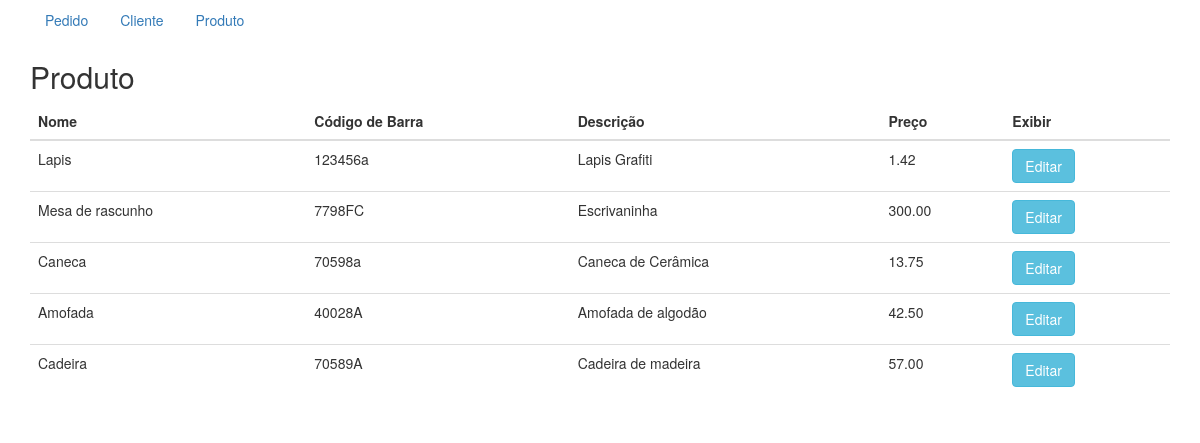
Screenshot of /listar.php?tabela=Produto with the database file from the repository.
### tables this page shows
CREATE TABLE `produto` (
  `cod_produto` int(4) NOT NULL,
  `nome_produto` varchar(100) NOT NULL,
  `cod_barra` varchar(20) NOT NULL,
  `preco` double(6,2) DEFAULT NULL,
  `descricao` varchar(1000) DEFAULT NULL
);

### conexao.php (called while the page is built, shortened)
<?php
    class Tabela {
        protected function select($tipo) {
            switch ($tipo) {
                case "Produto":
                    return (string) "SELECT cod_produto 'Código', nome_produto "
                            . "'Nome', cod_barra 'Código de Barra', descricao "
                            . "'Descrição', preco 'Preço' FROM produto WHERE "
                            . "cod_produto = ";
                break;
            }
        }
    }
    class Produto extends Tabela {
        public function select($cod_produto = null, $nome_produto =
                "nome_produto", $descricao = "descricao", $cod_barra =
                "cod_barra", $preco = "preco") {
            if ($cod_produto == null) {
                return (string) parent::select("Produto") . "cod_produto ORDER "
                        . "BY cod_produto DESC";
            } else {
                return (string) parent::select("Produto") . "$cod_produto AND "
                        . "nome_produto = $nome_produto  AND descricao = "
                        . "$descricao AND cod_barra = $cod_barra AND preco = "
                        . "$preco ORDER BY cod_produto DESC";
            }
        }
    }
    class Buider {
        public function Builder($tipo = null) {
            switch ($tipo) {
                case "Produto":
                    return new Produto();
                break;
            }
        }
    }
    $build = new Buider();
?>

### listar.php (the view, shortened to what this page needs)
        <?php
            require 'index.php';
            require 'conexao.php';
            $tabela = $_GET['tabela'];
            $query = $build->Builder($tabela);
            $result = $conn->query($query->select());
            if ($result->num_rows > 0) {
                echo "<div class='container'><h2>$tabela</h2><table class='table table-hover'><thead><tr>";
                foreach (mysqli_fetch_fields($result) as $value) {
                    if ($value->name == "Código") {
                        continue;
                    }
                    echo "<th>$value->name</th>";
                }
                echo "<th>Exibir</th>";
                echo "</tr></thead><tbody>";
                while($row = $result->fetch_assoc()) {
                    echo "<tr>";
                    foreach ($row as $key => $value) {
                        if ($key == "Código") {
                            continue;
                        }
                        echo "<td>$value</td>";
                    }
                    switch ($tabela) {
                        case "Produto":
                            echo "<th><a href='detalheProduto.php?acao=select&"
                                    . "codigo={$row['Código']}' class='btn "
                                    . "btn-info' role='button'>Editar</a></th>";
                            echo "</tr>";
                            break;
                    }
                }
                echo "</tbody></table></div>";
            } else {
                echo "<th>Nenhum resultado encontrado</th></tr></thead></div>";
            }
         ?>
    </body>
</html>

### rows the page displays
produto: nome_produto "Lapis", cod_barra "123456a", descricao "Lapis Grafiti", preco "1.42"
produto: nome_produto "Mesa de rascunho", cod_barra "7798FC", descricao "Escrivaninha", preco "300.00"
produto: nome_produto "Caneca", cod_barra "70598a", descricao "Caneca de Cerâmica", preco "13.75"
produto: nome_produto "Amofada", cod_barra "40028A", descricao "Amofada de algodão", preco "42.50"
produto: nome_produto "Cadeira", cod_barra "70589A", descricao "Cadeira de madeira", preco "57.00"

### other values shown
$tabela "Produto"
$value->name "Nome"
$value->name "Código de Barra"
$value->name "Descrição"
$value->name "Preço"
